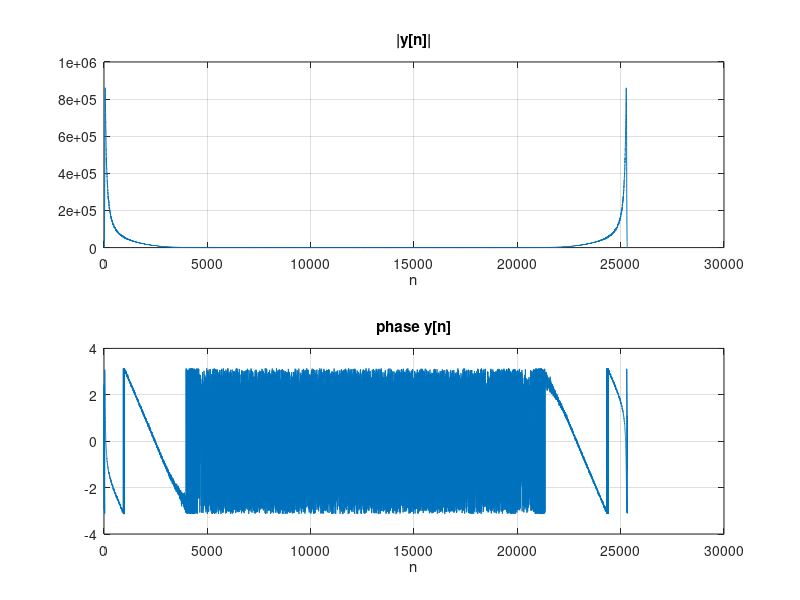
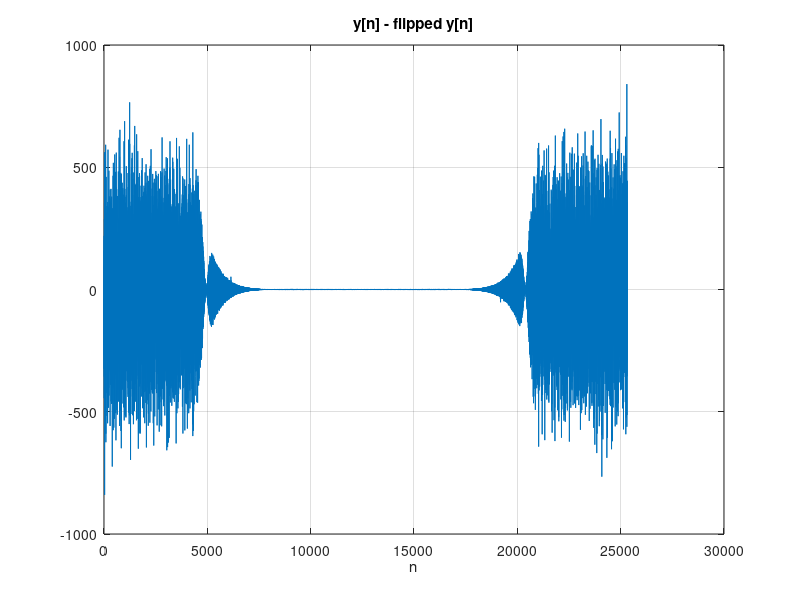
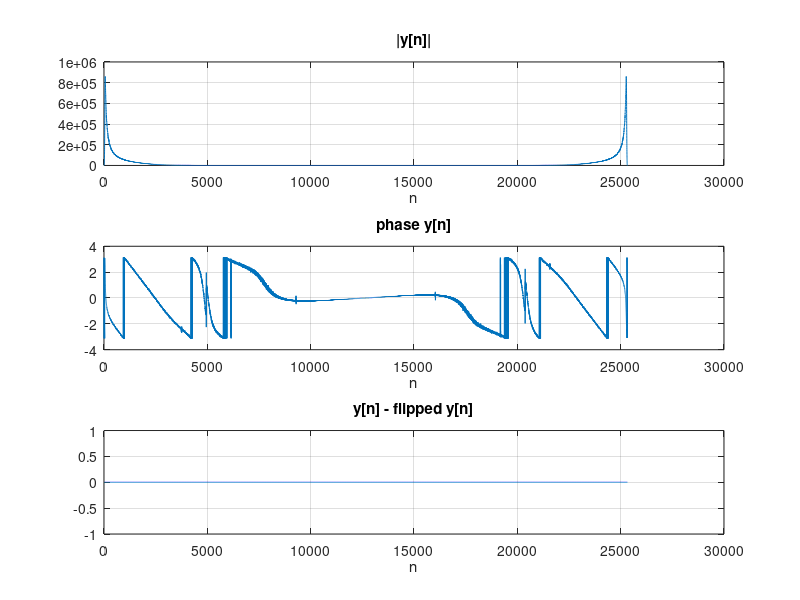

Recreate these plots in MATLAB, in order. (Note: this script raises an error after producing the figures.)
%% FFT
clear all
close all
clc
s = load('y.mat');
x = s.y;
t = fft(x);
z = abs(t);
p = angle(t);
l = size(x);
n = 1:l(1,2);
figure('Name','FFT')
subplot(2,1,1);
plot (n,z);
title("|y[n]|");
xlabel("n");
grid on;

subplot(2,1,2);
plot (n,p);
title("phase y[n]");
xlabel("n");
grid on;

% diagnosing whether the fft is mirrored or not
ft = flip(z);
m =  z(1,2:end) - ft(1,1:end-1);
figure()
plot (n(2:end),m);
title(" y[n] - flipped y[n] ");
xlabel("n");
grid on;
% denoising the signal
tprime = fft(real(x));
ftprime = flip(abs(fft(real(x))));
zprime = abs(tprime);
pprime = angle(tprime);
mprime =  zprime(1,2:end) - ftprime(1,1:end-1);

figure('Name','denoised FFT')
subplot(3,1,1);
plot (n,zprime);
title("|y[n]|");
xlabel("n");
grid on;

subplot(3,1,2);
plot (n,pprime);
title("phase y[n]");
xlabel("n");
grid on;
subplot(3,1,3);
plot (n(2:end),mprime);
title(" y[n] - flipped y[n] ");
xlabel("n");
grid on;

%% Sampling
clear all
close all
clc
%aliasing_figure()
%% EEG
clear all
close all
clc
sub = load('subject1.mat');
s = sub.SubjectData;

% not filtered signals
SemiBandFFT(s(2,1:end),256,pi);
SemiBandFFT(s(3,1:end),256,pi);
SemiBandFFT(s(4,1:end),256,pi);
SemiBandFFT(s(5,1:end),256,pi);
SemiBandFFT(s(6,1:end),256,pi);
SemiBandFFT(s(7,1:end),256,pi);
SemiBandFFT(s(8,1:end),256,pi);
SemiBandFFT(s(9,1:end),256,pi);

%% first part of cutoff frequency and energy filtering
close all
clc
sub = load('subject1.mat');
s = sub.SubjectData;

A = SemiBandFFT_omittingDC (s(2,1:end),256,2*pi*40/256);
B = SemiBandFFT_omittingDC (s(3,1:end),256,2*pi*40/256);
C = SemiBandFFT_omittingDC (s(4,1:end),256,2*pi*40/256);
D = SemiBandFFT_omittingDC (s(5,1:end),256,2*pi*40/256);
E = SemiBandFFT_omittingDC (s(6,1:end),256,2*pi*40/256);
F = SemiBandFFT_omittingDC (s(7,1:end),256,2*pi*40/256);
G = SemiBandFFT_omittingDC (s(8,1:end),256,2*pi*40/256);
H = SemiBandFFT_omittingDC (s(9,1:end),256,2*pi*40/256);

close all
%energy in each cut frequency
P1 = ones(1,128);
P2 = ones(1,128);
P3 = ones(1,128);
P4 = ones(1,128);
P5 = ones(1,128);
P6 = ones(1,128);
P7 = ones(1,128);
P8 = ones(1,128);

for i = 0:40
P1(i+1) = (sum((SemiBandFFT_omittingDC (s(2,1:end),256,2*pi*i/256)))./sum(A)).^2;
close all
P2(i+1) = (sum((SemiBandFFT_omittingDC (s(3,1:end),256,2*pi*i/256)))./sum(B)).^2;
close all
P3(i+1) = (sum((SemiBandFFT_omittingDC (s(4,1:end),256,2*pi*i/256)))./sum(C)).^2;
close all
P4(i+1) = (sum((SemiBandFFT_omittingDC (s(5,1:end),256,2*pi*i/256)))./sum(D)).^2;
close all
P5(i+1) = (sum((SemiBandFFT_omittingDC (s(6,1:end),256,2*pi*i/256)))./sum(E)).^2;
close all
P6(i+1) = (sum((SemiBandFFT_omittingDC (s(7,1:end),256,2*pi*i/256)))./sum(F)).^2;
close all
P7(i+1) = (sum((SemiBandFFT_omittingDC (s(8,1:end),256,2*pi*i/256)))./sum(G)).^2;
close all
P8(i+1) = (sum((SemiBandFFT_omittingDC (s(9,1:end),256,2*pi*i/256)))./sum(H)).^2;
close all
end

figure('Name', 'channel 1')
k = 0 : 127 ;
stem (k , P1);
title(" part of whole energy per cutoff fruquency ");
xlabel("cutoff frequency(Hz)");


figure('Name', 'channel 2')
k = 0 : 127 ;
stem (k , P2);
title(" part of whole energy per cutoff fruquency ");
xlabel("cutoff frequency(Hz)");


figure('Name', 'channel 3')
k = 0 : 127 ;
stem (k , P3);
title(" part of whole energy per cutoff fruquency ");
xlabel("cutoff frequency(Hz)");




figure('Name', 'channel 4')
k = 0 : 127 ;
stem (k , P4);
title(" part of whole energy per cutoff fruquency ");
xlabel("cutoff frequency(Hz)");


figure('Name', 'channel 5')
k = 0 : 127 ;
stem (k , P5);
title(" part of whole energy per cutoff fruquency ");
xlabel("cutoff frequency(Hz)");


figure('Name', 'channel 6')
k = 0 : 127 ;
stem (k , P6);
title(" part of whole energy per cutoff fruquency ");
xlabel("cutoff frequency(Hz)");


figure('Name', 'channel 7')
k = 0 : 127 ;
stem (k , P7);
title(" part of whole energy per cutoff fruquency ");
xlabel("cutoff frequency(Hz)");


figure('Name', 'channel 8')
k = 0 : 127 ;
stem (k , P8);
title(" part of whole energy per cutoff fruquency ");
xlabel("cutoff frequency(Hz)");

%% filter 
close all
clc
sub = load('subject1.mat');
s = sub.SubjectData;
h = size(s);
sprime = s(2:9,1:end);
%omitting the mean
mm = mean(sprime');
m = (ones(8,h(1,2)));
for i=1:8
m(i,1:end) = ones(1,h(1,2)) .* mm(i);
end
sprime = sprime - m;
% %filtering

% a = BPF(200,5,35 ,256);
% sprime = (filter(a,1,sprime'))';
sprime = (bandpass(sprime',[1 35],256))';


s(2:9,:) = sprime ; 

A = SemiBandFFT_omittingDC (s(2,1:end),256,2*pi*40/256);
B = SemiBandFFT_omittingDC (s(3,1:end),256,2*pi*40/256);
C = SemiBandFFT_omittingDC (s(4,1:end),256,2*pi*40/256);
D = SemiBandFFT_omittingDC (s(5,1:end),256,2*pi*40/256);
E = SemiBandFFT_omittingDC (s(6,1:end),256,2*pi*40/256);
F = SemiBandFFT_omittingDC (s(7,1:end),256,2*pi*40/256);
G = SemiBandFFT_omittingDC (s(8,1:end),256,2*pi*40/256);
H = SemiBandFFT_omittingDC (s(9,1:end),256,2*pi*40/256);


%% reducing frequency and check it again

close all
clear all
clc
sub = load('subject1.mat');
s = sub.SubjectData;
h = size(s);
sprime = s(2:9,1:end);

%omitting the mean
mm = mean(sprime');
m = (ones(8,h(1,2)));
for i=1:8
m(i,1:end) = ones(1,h(1,2)) .* mm(i);
end
sprime = sprime - m;

%filtering
% a = BPF(200,5,35 ,256);
% sprime = (filter(a,1,sprime'))';
% 
% s(2:9,:) = sprime;

sprime = (bandpass(sprime',[1 35],256))';

s(2:9,:) = sprime ; 

i = 1:3:h(1,2);
reduced_s = s(:,i);

A = SemiBandFFT_omittingDC (reduced_s(2,1:end),256/3,6*pi*40/256);
B = SemiBandFFT_omittingDC (reduced_s(3,1:end),256/3,6*pi*40/256);
C = SemiBandFFT_omittingDC (reduced_s(4,1:end),256/3,6*pi*40/256);
D = SemiBandFFT_omittingDC (reduced_s(5,1:end),256/3,6*pi*40/256);
E = SemiBandFFT_omittingDC (reduced_s(6,1:end),256/3,6*pi*40/256);
F = SemiBandFFT_omittingDC (reduced_s(7,1:end),256/3,6*pi*40/256);
G = SemiBandFFT_omittingDC (reduced_s(8,1:end),256/3,6*pi*40/256);
H = SemiBandFFT_omittingDC (reduced_s(9,1:end),256/3,6*pi*40/256);

save('subject2','reduced_s');



%% comparing epoching after filter or before
clear all
close all
clc
x = 1:1000;
y = sin(20*x) + 0.1*sin(50*x);
a = BPF(100,10,30 ,100);
y1 = (filter(a,1,y'))';
subplot(1,2,1)
plot(x(200:1000), y1(200:1000));
title('filter first')
ylabel('sin(x)')
xlabel('x')
ylim([-2 2])


y2 = y1(200:1000);
a = BPF(100,10,30 ,100);
y2 = (filter(a,1,y2'))';
subplot(1,2,2)
plot(x(200:1000), y2);
title('filter second')
ylabel('sin(x)')
xlabel('x')
ylim([-2 2])

%% epoching

close all
clear all
clc

sub = load('subject2.mat');
s = sub.reduced_s;

BackwardSamples = ceil(200*256/3000);
ForwardSamples  = ceil(800*256/3000);

a = epoching (s(2:9,:), BackwardSamples, ForwardSamples, s(10,:));
save('epochdata','a');
 %A = SemiBandFFT_omittingDC ((a(7,:,1)),256/3,6*pi*40/256);
% B = SemiBandFFT_omittingDC ((a(77,:,1)),256/3,6*pi*40/256);
% C = SemiBandFFT_omittingDC ((a(777,:,1)),256/3,6*pi*40/256);

% through running the above commented code we estimate the pass bands :

y = freqband (a, 1, 10, 256/3);
 %A = SemiBandFFT_omittingDC ((y(7,:,1)),256/3,6*pi*40/256);
l = size (y);
r = zeros(l);
E = zeros(l(1,1),l(1,3));
for i = 1:l(1,3)
    for j = 1:l(1,1)
            r(j,:,i) = y(j,:,i).^2 ;
            E(j,i) = sum(r(j,:,i),2);
    end
end
save('Energy','E');

for k = 1:8
    plot(1:l(1,1),E(:,k));
    title(['channel ',num2str(k)],'Interpreter','latex');
    pause(0.5)
end

%% dinoising and reducing datas

clear all
close all
clc
sub = load('64channeldata.mat');
s = sub.data;


% not filtered data
% in this part I have just checked the plots of only 1 examine
SemiBandFFT_omittingDC(s(1,:,7),600,pi);
% for i = 1 : 63
% 
%     SemiBandFFT(s(i,:,7),600,pi);
%      
% 
% end 

%omitting the mean

 for i=1:1800
        s(:,i,:) = s(:,i,:)-mean (s,2);
 end


i = 1:5:1800;
reduced_s = s(:,i,:);
save('subject3','reduced_s');

%%  rxy matrix

clear all
close all
clc
sub = load('subject3.mat');
s = sub.reduced_s;
A = zeros(63,360*45);

for j = 1 : 63
    for i=1:44
        A(j,1:360*(i+1))=[A(j,1:360*i),s(j,:,i)];
    end
end

A(:,1:360)=[];

% A = concat of all experments signals in each channel

rxy = zeros(63,63);

for i = 1 :63 
    for j = 1:63
        
        rxy(i,j) = sum( (A( i,:)) .* (A(j,:)) ) / sqrt(   sum( A(i,:) .* A(i,:) ) * sum (A(j,:) .* A(j,:))  ) ;
        
    end
end


C = CorrelationCluster (rxy, 0.4);



 distance1 = ones(63,63) - abs(rxy) ; 
% distance2 = triu(distance1,1) + tril (ones(63,63));
% cluster = cell(1,63);  % rows are numbers of cluster and colums are the group inside each cluster
% for j = 1 : 63
%     cluster{1,j} = [j];
% end
%     for i = 1 :62
%         m =    min(min(distance2));
%         [ row , col] =  find(distance2 == m );
%         
%         cluster{1,row} = [ cluster{1,row}, cluster{1,col} ,col];
%         cluster{1,col} = {};
% 
%         for j =1:63
%             if (distance2 (row ,j)~=1 &&  j ~= col)
%                 distance2 (row , j) = (distance2 (row , j) + distance2 (j,col))/2 ;
%                 distance2 (j , row) = (distance2 (j , row) + distance2 (col,j))/2 ;
%             end
%         end
%         distance2 (col , :) = 1 ;
%         distance2 (: , col) = 1 ;
% 
%     end
%     
%     
%  C = {};
%     for i = 1: 62
%         cluster{1,i} = unique(cluster{1,i});
%         x = size(cluster{1,i});
%         if ( x(1,1) ~= 0  )
%                 C = {C,cluster{1,i}} ;
%            
%         end
%     end
%     C{:,1} = {};

% % C = cluster{1,62};
% %     for i = 1 :63
%         A = find(C==i);
%         h = size (A);   
%         if h(1,2)>1
%             for j = 2 : h(1,2)
%                C(A(1,2:h(1,2))) 
%                C(A(:,j)) = [];
%             end
%         end
%     end
%   
%% for our electrodes

clear all
close all
clc
sub = load('epochdata.mat');
s = sub.a;
A = zeros(8,88*2701);
for j = 1 : 8
    for i=1:2700
        A(j,1:88*(i+1))=[A(j,1:88*i),s(i,:,j)];
    end
end

A(:,1:88)=[];

% A = concat of all experments signals in each channel

rxy = zeros(8,8);

for i = 1 :8
    for j = 1:8
        
        rxy(i,j) = sum( (A( i,:)) .* (A(j,:)) ) / sqrt(   sum( A(i,:) .* A(i,:) ) * sum (A(j,:) .* A(j,:))  ) ;
        
    end
end


C = CorrelationCluster (rxy, 0.3);




